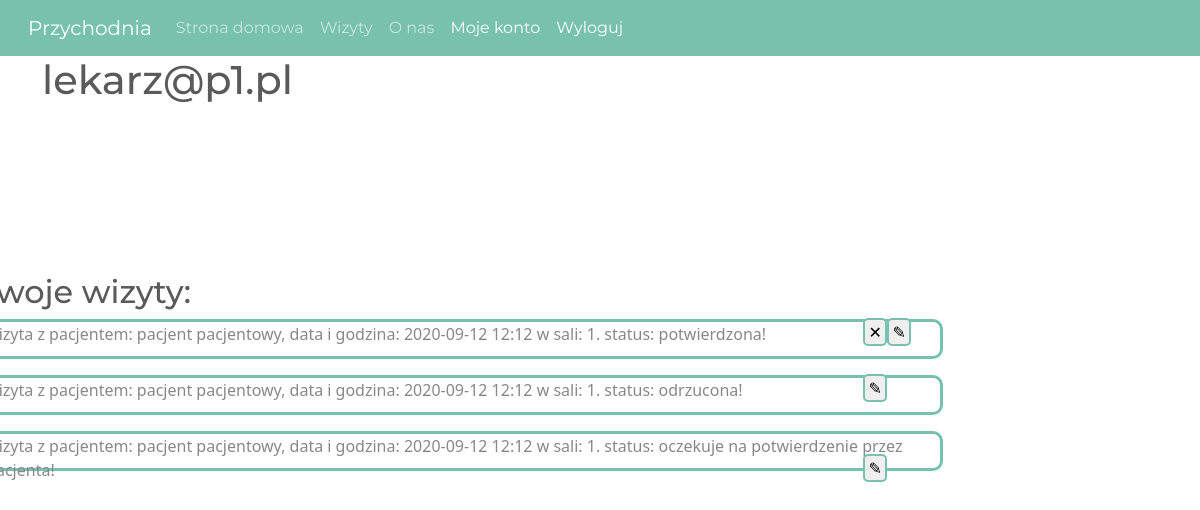
Page /account (signed in) on the committed database.
### app.py (models this page shows, shortened)
class User(UserMixin,db.Model):
    id=db.Column(db.Integer, primary_key=True)
    name=db.Column(db.String(25))
    surname=db.Column(db.String(50))
    birthdate=db.Column(db.Date())
    address=db.Column(db.String(100))
    pesel=db.Column(db.Integer)
    email=db.Column(db.String(100))
    phone_number=db.Column(db.String(25))
    password=db.Column(db.String(150))
    class_type=db.Column(db.Integer)                #domyslnie 3 a potem admin zmienia : 0-pacjent 1-lekarz 2-admin
    jwt_token=db.Column(db.String(200))
    account_confirmed=db.Column(db.Integer)

class Visits(db.Model):
    id = db.Column(db.Integer, primary_key=True)
    doctor_id = db.Column(db.Integer, db.ForeignKey(User.id))#        zrob dodatkowe sprawdzenie czy lekarz!
    patient_id = db.Column(db.Integer, db.ForeignKey(User.id))#        zrob dodatkowe sprawdzenie czy pacjent!
    date_and_time=db.Column(db.String(150))
    room=db.Column(db.Integer)
    note = db.Column(db.String(150))
    visit_confirmed=db.Column(db.Integer)

### app.py (the view)
@app.route('/account')
@login_required
def account():
    baza=[]
    user = User.query.filter(User.id == current_user.id).first()
    if ((user.account_confirmed == 1) and (user.class_type==0 or user.class_type==2)):
        visits=Visits.query.filter(Visits.patient_id==current_user.id)
        for i in visits:
            user=User.query.filter(User.id==i.doctor_id)
            for j in user:
                if (i.visit_confirmed == 1):
                    o1="hidden"
                    o2="submit"
                    o3="submit"
                    confirmation = "potwierdzona!"
                elif (i.visit_confirmed == 0):
                    o1 = "hidden"
                    o2 = "submit"
                    o3 = "submit"
                    confirmation = "odrzucona!"
                elif (i.visit_confirmed == 2):
                    o1 = "hidden"
                    o2 = "submit"
                    o3 = "submit"
                    confirmation = "oczekuje na potwierdzenie przez lekarza!"
                else:
                    o1 = "submit"
                    o2 = "submit"
                    o3 = "submit"
                    confirmation = "potwierdz / usun / zmien"
                baza.append((i.id,j.name,j.surname,i.date_and_time,i.room,confirmation,"lekarzem",o1,o2,o3))
        return render_template('account.html',baza=baza)
    elif(user.account_confirmed==1) and (user.class_type==1):
        visits = Visits.query.filter(Visits.doctor_id == current_user.id)
        for i in visits:
            user=User.query.filter(User.id==i.patient_id)
            for j in user:
                if (i.visit_confirmed == 1):
                    o1 = "hidden"
                    o2 = "submit"
                    o3 = "submit"
                    confirmation = "potwierdzona!"
                elif (i.visit_confirmed == 0):
                    o1 = "hidden"
                    o2 = "hidden"
                    o3 = "submit"
                    confirmation = "odrzucona!"
                elif (i.visit_confirmed == 2):
                    o1 = "submit"
                    o2 = "submit"
                    o3 = "submit"
                    confirmation = "potwierdz / usun / zmien"
                else:
                    o1 = "hidden"
                    o2 = "hidden"
                    o3 = "submit"
                    confirmation = "oczekuje na potwierdzenie przez pacjenta!"
                baza.append((i.id,j.name,j.surname,i.date_and_time,i.room,confirmation,"pacjentem",o1,o2,o3))
        return render_template('account.html', baza=baza)
    else:
        return "poczekaj na weryfikacje konta!"

### app.py (called while the page is built)
@login_manager.user_loader
def load_user(user_id):
    return User.query.get(int(user_id))

### templates/account.html (shortened to what this page needs)
{% extends "layout.html" %}
{% block content %}
    <h1>{{ current_user.email }}</h1>
<div class="ramka4">
    <h2>twoje wizyty:</h2>
        {% for record in baza %}
      <div class="ramka4form">
      <p>wizyta z {{record[6]}}: {{record[1]}} {{record[2]}}, data i godzina: {{record[3]}} w sali: {{record[4]}}. status:   {{record[5]}} </p>
            <div class=accept_edit_or_deny>
                <form action="/visit_deny" method="post">
                    <input class="deny" type="{{record[8]}}" value="&#x2715;">
                </form>
                <form action="/visit_edit" method="post">
                    <input class="edit" type="{{record[9]}}" value="&#9998;">
                </form>
            </div>
          </div>
    {% endfor %}
</div>
{% endblock content %}

### templates/layout.html (shortened to what this page needs)
<!DOCTYPE html>
<html>
<head>
    <link rel="stylesheet" href="https://cdn.jsdelivr.net/npm/bootswatch@4.5.2/dist/minty/bootstrap.min.css">
    <link rel="stylesheet" type="text/css" href="{{ url_for('static', filename='bootstrap.css') }}">
</head>
<body>
    <header class="site-header">
      <nav class="navbar navbar-expand-lg navbar-dark bg-primary">
        <div class="container-fluid">
          <a class="navbar-brand" href="{{ url_for('main') }}">Przychodnia</a>
          <div class="collapse navbar-collapse" id="navbarColor01">
            <ul class="navbar-nav me-auto">
              <li class="nav-item">
                <a class="nav-link" href="{{ url_for('main') }}">Strona domowa
                </a>
              </li>
              <li class="nav-item">
                <a class="nav-link" href="/visits">Wizyty</a>
              </li>
              <li class="nav-item">
                <a class="nav-link" href="/about">O nas</a>
              </li>
              <div class="navbar-nav">
                {% if current_user.is_authenticated %}
                  <li class="nav-item">
                    <a class="nav-link active" href="{{ url_for('account') }}">Moje konto</a>
                  </li>
                  <li>
                    <a class="nav-link active" href="{{ url_for('logout') }}">Wyloguj</a>
                  </li>
                  {% endif %}
              </div>
            </ul>
          </div>
        </div>
      </nav>
    </header>
    <main role="main" class="container">
      <div class="row">
        <div class="col-md-8">
          {% block content %}{% endblock %}
        </div>
      </div>
    </main>
</body>
</html>

### templates/account.html (style rules this page uses)
* { margin:0; border: 0; padding: 0; }
.ramka4 { position: relative; top: 30%; left: -8%; height: 60vh; width: 82vw; overflow: auto; }
.ramka4form { width: 80vw; height: 5vh; border-radius: 10px; margin-bottom: 2vh; border: solid 3px #78c2ad; margin-bottom: 2vh; }
.accept_edit_or_deny { width: 6vw; margin-right: 5px; float: right; margin-top: -5.5vh; }
.accept,.deny,.edit { border-radius: 5px; float: left; width: 2vw; border: solid 2px #78c2ad; }

### rows in the picture
User: email "lekarz@p1.pl"
User: name "pacjent" "pacjent" "pacjent", surname "pacjentowy" "pacjentowy" "pacjentowy"
Visits: date_and_time "2020-09-12 12:12"
Visits: date_and_time "2020-09-12 12:12"
Visits: date_and_time "2020-09-12 12:12"

### other values in the picture
{{ record[6] }} "pacjentem" "pacjentem" "pacjentem"
{{ record[4] }} "1" "1" "1"
{{ record[5] }} "potwierdzona!" "odrzucona!" "oczekuje na potwierdzenie przez…"
